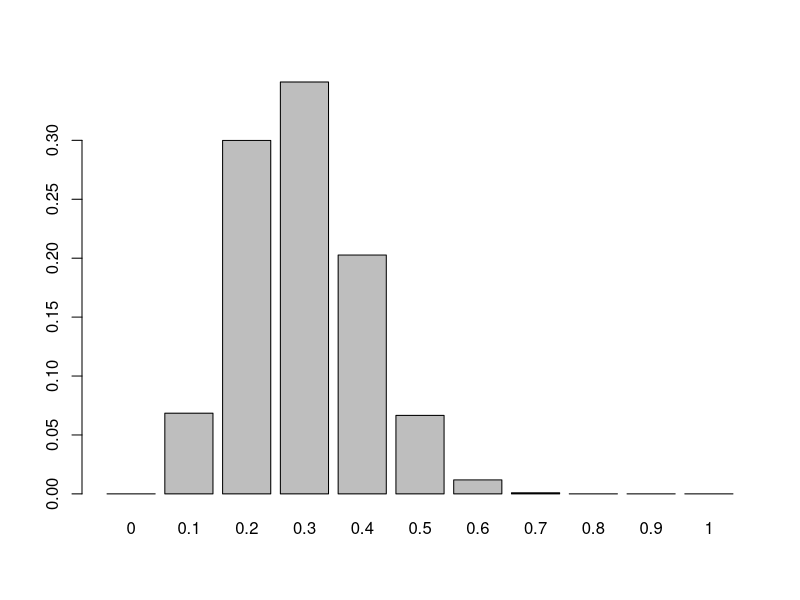
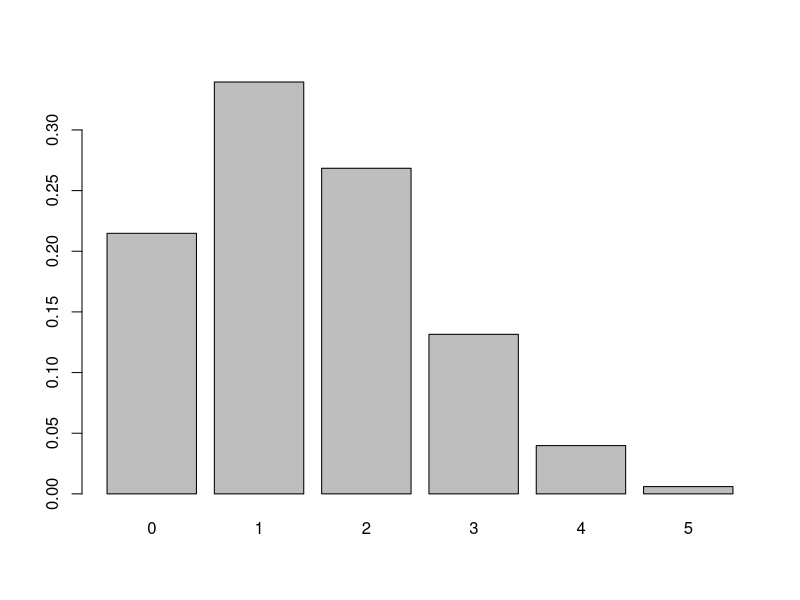
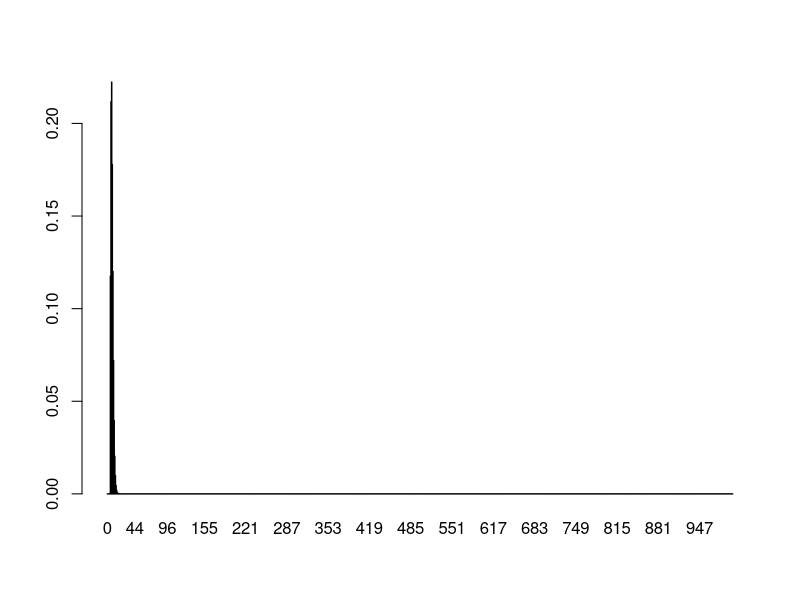
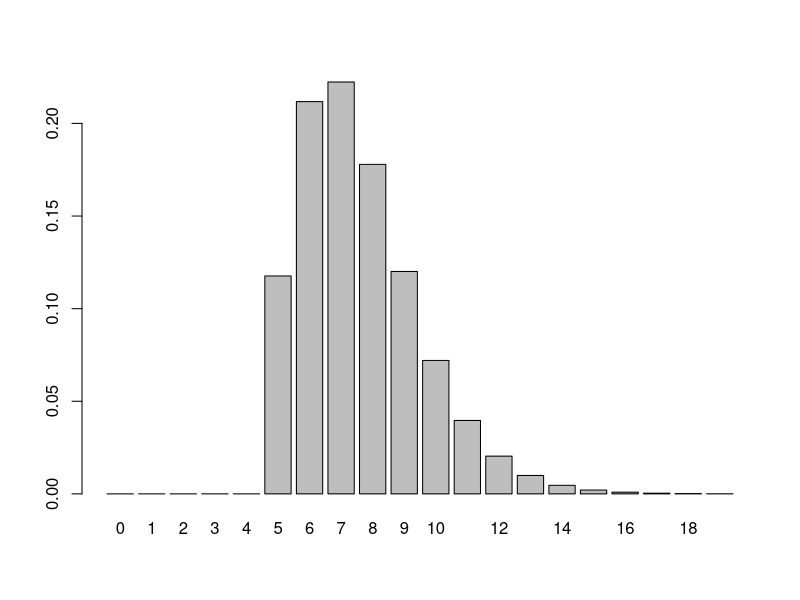

These figures' R source, in order:
## ---- chunk 1
# Define the data
data <- c("W" = 4, "L" = 11)
# Define the possible values of $p$
prior <- seq(from = 0, to = 1, by = 0.1)
# Calculate the posterior and then normalize
post <- sapply(prior, \(p) p^data["W"] * (1 - p)^data["L"])
(post <- post / sum(post))
# Plot the posterior
barplot(post, names.arg = prior)
## ---- chunk 2
# Simulate $p$ values from the posterior
sim_p <- sample(prior, size = 1e4, replace = TRUE, prob = post)
# Simulate 5 tosses of the globe using probabilities from `sim_p`
sim_toss <- sapply(sim_p,
                   \(p) sample(c("W", "L"), size = 5, replace = TRUE,
                               prob = c(p, 1 - p))
                  )
# Plot the distribution for the number of Ws from the simulated tosses
n_w <- apply(sim_toss, 2, \(toss) sum(toss == "W"))
barplot(table(n_w) / length(n_w))
## ---- chunk 3
(sum(n_w >= 3) / length(n_w))
## ---- chunk 4
p <- 0.7
w <- 5
# Values of N
ns <- seq(from = 0, to = 1000)
# Approximate the denominator
approx_denom <- sum(dbinom(w, ns, p))
# Posterior distribution for N from 0 to 1000
post_n <- dbinom(w, ns, p) / approx_denom
# Plot posterior
barplot(post_n, names.arg = ns)
# Zoomed in plot for posterior of N from 1 to 20
barplot(post_n[1:20], names.arg = ns[1:20])
